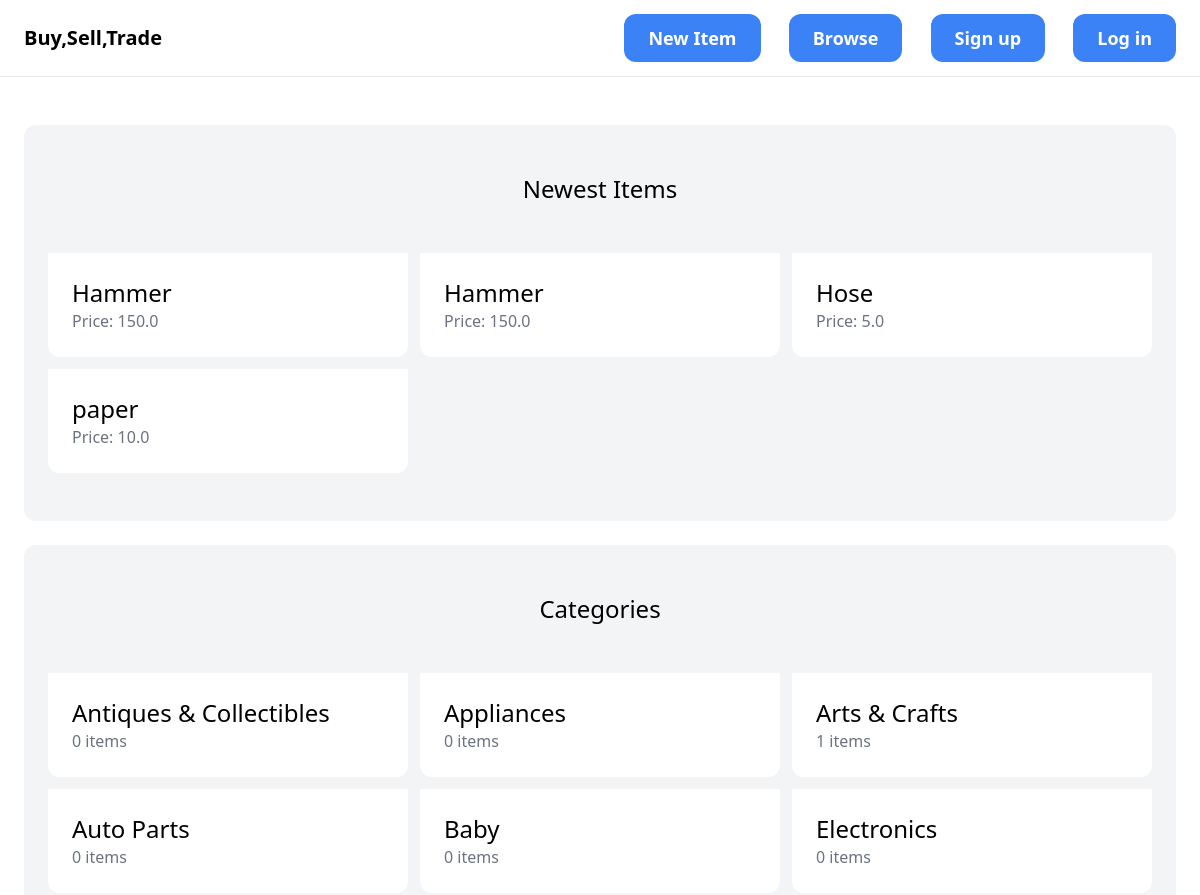
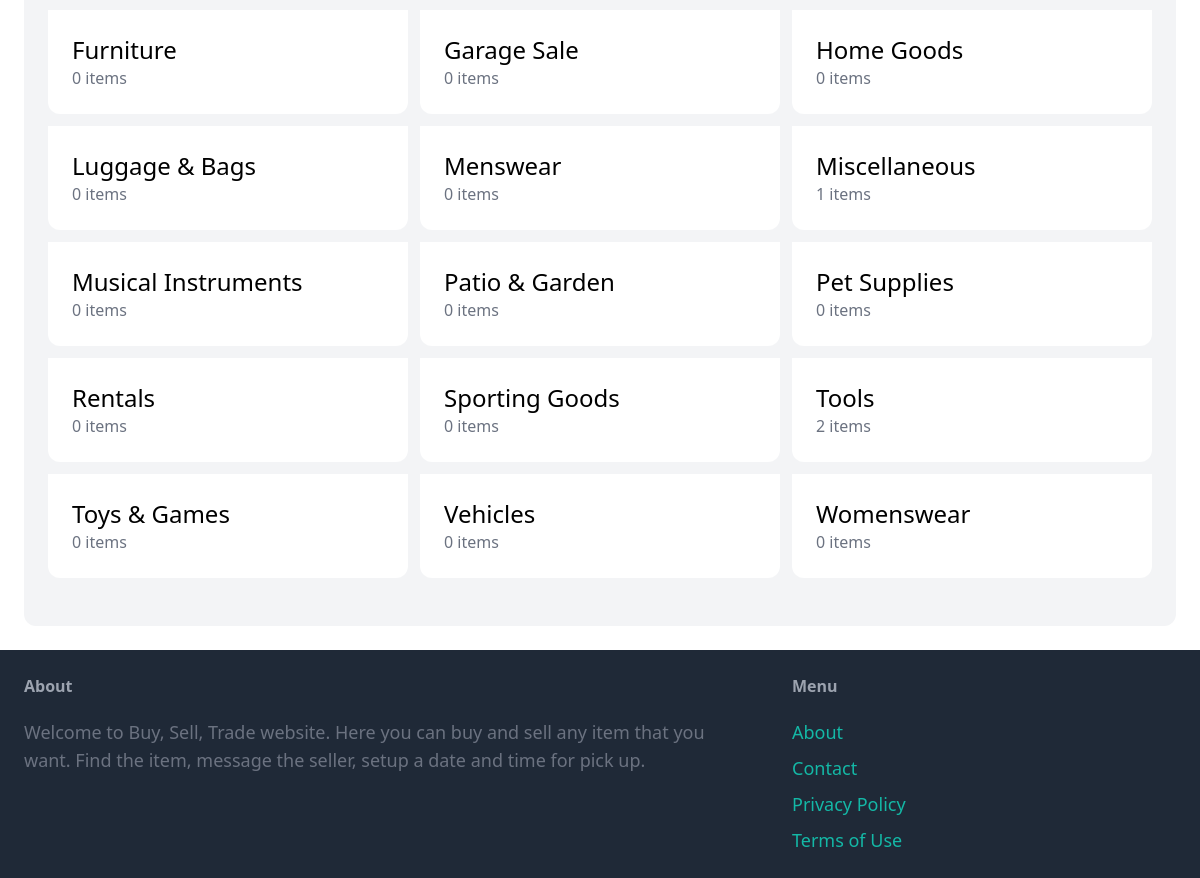
The page / on the database its author committed (2 pictures, top to bottom).
### item/models.py (models this page shows, shortened)
class Item(models.Model):
    category = models.ForeignKey(Category, related_name='items', on_delete=models.CASCADE)
    name = models.CharField(max_length=255)
    description = models.TextField(blank=True, null=True)
    price = models.FloatField()
    image = models.ImageField(upload_to='item_images', blank=True, null=True)
    is_sold = models.BooleanField(default=False)
    created_by = models.ForeignKey(User, related_name='items', on_delete=models.CASCADE)
    created_at = models.DateTimeField(auto_now_add=True)

class Category(models.Model):
    name = models.CharField(max_length=255)
    class Meta:
        ordering = ('name',)
        verbose_name_plural = 'Categories'

### core/views.py (the view)
# urls.py: path('', views.index, name='index'),
def index(request):
    items = Item.objects.filter(is_sold=False)[0:6]
    categories = Category.objects.all()
    return render(request, 'core/index.html', {
        'categories': categories,
        'items': items,
    })

### core/templates/core/index.html (shortened to what this page needs)
{% extends 'core/base.html' %}
{% block content %}
    <div class="mt-6 px-6 py-12 bg-gray-100 rounded-xl">
        <h2 class="mb-12 text-2xl text-center">Newest Items</h2>
        <div class="grid grid-cols-3 gap-3">
            {% for item in items %}
                <div>
                    <a href="{% url 'item:detail' item.id %}">
                        <div class="p-6 bg-white rounded-b-xl">
                            <h2 class="text-2xl">{{ item.name }}</h2>
                            <p class="text-gray-500">Price: {{ item.price }}</p>
                        </div>
                    </a>
                </div>
            {% endfor %}
        </div>
    </div>
    <div class="mt-6 px-6 py-12 bg-gray-100 rounded-xl">
        <h2 class="mb-12 text-2xl text-center">Categories</h2>
        <div class="grid grid-cols-3 gap-3">
            {% for category in categories %}
                <div>
                    <a href="#">
                        <div class="p-6 bg-white rounded-b-xl">
                            <h2 class="text-2xl">{{ category.name }}</h2>
                            <p class="text-gray-500">{{ category.items.count }} items</p>
                        </div>
                    </a>
                </div>
            {% endfor %}
        </div>
    </div>
{% endblock %}

### core/templates/core/base.html (shortened to what this page needs)
<!doctype html>
<html>
    <head>
        <script src="https://cdn.tailwindcss.com"></script>
    </head>
    <body>
        <nav class="py-6 px-6 flex justify-between items-center border-b border-gray-200">
            <a href=# class="text-xl font-semibold">Buy,Sell,Trade</a>
            <div class="space-x-6">
                <a href="{% url 'item:new' %}" class="px-6 py-3 text-lg font-semibold bg-blue-500 text-white rounded-xl hover:bg-blue-700">New Item</a>
                <a href="{% url 'item:items' %}" class="px-6 py-3 text-lg font-semibold bg-blue-500 text-white rounded-xl hover:bg-blue-700">Browse</a>
                {% if request.user.is_authenticated %}
                    <a href="{% url 'conversation:inbox' %}" class="px-6 py-3 text-lg font-semibold bg-blue-500 text-white rounded-xl hover:bg-blue-700">Inbox</a>
                    <a href="{% url 'dashboard:index' %}" class="px-6 py-3 text-lg font-semibold bg-blue-500 text-white rounded-xl hover:bg-blue-700">Dashboard</a>
                {% else %}
                    <a href="{% url 'core:signup' %}" class="px-6 py-3 text-lg font-semibold bg-blue-500 text-white rounded-xl hover:bg-blue-700">Sign up</a>
                    <a href="{% url 'core:login' %}" class="px-6 py-3 text-lg font-semibold bg-blue-500 text-white rounded-xl hover:bg-blue-700">Log in</a>
                {% endif %}
            </div>
        </nav>
        <div class="px-6 py-6">
            {% block content %}
            {% endblock %}
        </div>
        <footer class="py-6 px-6 flex justify-between bg-gray-800">
            <div class="w-2/3 pr-10">
                <h3 class="mb-5 font-semibold text-gray-400">About</h3>
                <p class="text-lg text-gray-500">Welcome to Buy, Sell, Trade website. Here you can buy and sell any item that you want.
                    Find the item, message the seller, setup a date and time for pick up.
                </p>
            </div>
            <div class="w-1/3">
                <h3 class="mb-5 font-semibold text-gray-400">Menu</h3>
                <ul class="space-y-2">
                    <li><a href="#" class="text-lg text-teal-500 hover:text-teal-700">About</a></li>
                    <li><a href="{% url 'core:contact' %}" class="text-lg text-teal-500 hover:text-teal-700">Contact</a></li>
                    <li><a href="{% url 'core:Privacy' %}" class="text-lg text-teal-500 hover:text-teal-700">Privacy Policy</a></li>
                    <li><a href="{% url 'core:Terms' %}" class="text-lg text-teal-500 hover:text-teal-700">Terms of Use</a></li>
                </ul>
            </div>
        </footer>
    </body>
</html>

### rows shown on the page
Item: name "Hammer", price "150.0"
Item: name "Hammer", price "150.0"
Item: name "Hose", price "5.0"
Item: name "paper", price "10.0"
Category: name "Antiques & Collectibles", items.count "0"
Category: name "Appliances", items.count "0"
Category: name "Arts & Crafts", items.count "1"
Category: name "Auto Parts", items.count "0"
Category: name "Baby", items.count "0"
Category: name "Electronics", items.count "0"
Category: name "Furniture", items.count "0"
Category: name "Garage Sale", items.count "0"
Category: name "Home Goods", items.count "0"
Category: name "Luggage & Bags", items.count "0"
Category: name "Menswear", items.count "0"
Category: name "Miscellaneous", items.count "1"
Category: name "Musical Instruments", items.count "0"
Category: name "Patio & Garden", items.count "0"
Category: name "Pet Supplies", items.count "0"
Category: name "Rentals", items.count "0"
Category: name "Sporting Goods", items.count "0"
Category: name "Tools", items.count "2"
Category: name "Toys & Games", items.count "0"
Category: name "Vehicles", items.count "0"
Category: name "Womenswear", items.count "0"
